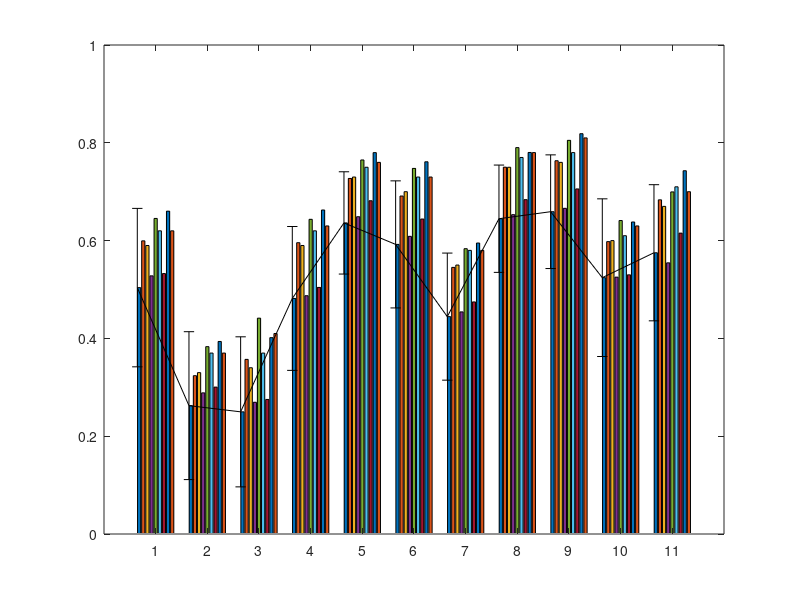

This chart was generated by the following MATLAB code: (Note: this script raises an error after producing the figure.)

% ---------------------------
% Plot for the ninapro subject-dependent test across session grouping tests
% ---------------------------

% Sample placeholder data (22 DOFs x  Models)
% Replace these with your actual data
subjectdata = [...
    0.503875  0.5995   0.59     0.527925  0.645325  0.62     0.532625  0.6602   0.62;
    0.2625    0.323775 0.33     0.28865   0.38315   0.37     0.3004    0.393725 0.37;
    0.249825  0.3571   0.34     0.269425  0.4414    0.37     0.275175  0.40155  0.41;
    0.481725  0.595725 0.59     0.4873    0.643525  0.62     0.50425   0.6626   0.63;
    0.636175  0.7271   0.73     0.648875  0.7649    0.75     0.681525  0.779925 0.76;
    0.59225   0.69115  0.7      0.608725  0.747625  0.73     0.644125  0.761175 0.73;
    0.44455   0.545225 0.55     0.4542    0.583475  0.58     0.4746    0.59505  0.58;
    0.64475   0.750175 0.75     0.653075  0.7902    0.77     0.68375   0.780225 0.78;
    0.6591    0.76335  0.76     0.666025  0.805025  0.78     0.705675  0.818625 0.81;
    0.5242    0.597925 0.6      0.525275  0.641075  0.61     0.530025  0.63805  0.63;
    0.57515   0.6834   0.67     0.55455   0.699575  0.71     0.615275  0.742875 0.7;
    0.63555   0.75115  0.75     0.63235   0.789275  0.78     0.67585   0.78045  0.78;
    0.692025  0.801725 0.81     0.694375  0.8452    0.83     0.756775  0.864825 0.83;
    0.4832    0.616525 0.61     0.4852    0.64845   0.64     0.524375  0.66945  0.64;
    0.4638    0.58975  0.57     0.448525  0.629125  0.59     0.5205    0.642525 0.64;
    0.63515   0.7366   0.74     0.622125  0.779075  0.76     0.672575  0.774475 0.77;
    0.69045   0.793675 0.81     0.697425  0.8405    0.83     0.754575  0.8639   0.83;
    0.531225  0.6356   0.64     0.518575  0.68005   0.65     0.558675  0.697875 0.68;
    0.422325  0.523975 0.5      0.40065   0.542425  0.53     0.44035   0.57255  0.53;
    0.41425   0.50955  0.49     0.43205   0.569175  0.56     0.45415   0.570225 0.51;
    0.409525  0.4401   0.48     0.420925  0.51025   0.46     0.43505   0.483775 0.47;
    0.43745   0.470225 0.46     0.431125  0.49055   0.46     0.43985   0.47195  0.46];

 
subjectstd = [...
    0.1619960727  0.159423481  0.18    0.1549629215  0.13549688  0.13    0.151015144   0.138188871  0.2;
    0.1512201655  0.185156689  0.17    0.1387651678  0.147962842 0.16    0.151290822   0.177248773  0.19;
    0.1534358444  0.162762498  0.18    0.1567432798  0.165641225 0.16    0.1592781614  0.168111829  0.19;
    0.147102439   0.148906783  0.17    0.1432835095  0.131563378 0.12    0.1450797747  0.118911042  0.16;
    0.1045794723  0.095560372  0.1     0.1027157361  0.08453153  0.09    0.09656882427 0.068804214  0.09;
    0.1299314908  0.145286552  0.17    0.1527780336  0.133552964 0.15    0.1275599784  0.136558786  0.15;
    0.1299455409  0.146983426  0.17    0.1447225817  0.174390806 0.2     0.1433136778  0.178744618  0.18;
    0.1097315489  0.087483592  0.1     0.1002014349  0.070120848 0.09    0.09658309827 0.083859922  0.09;
    0.1162388787  0.109803449  0.15    0.1253418889  0.10303335  0.15    0.09038560911 0.089616759  0.13;
    0.1612230816  0.144331418  0.15    0.1583713564  0.139538504 0.16    0.1592012897  0.14209512   0.16;
    0.1391985393  0.140378572  0.13    0.150029903  0.130023644 0.12     0.1227484372  0.115357235  0.15;
    0.1097166397  0.088392931  0.09    0.10011341   0.064168044 0.08     0.1070601437  0.089972346  0.11;
    0.09997858425 0.089382493  0.09    0.1001208725 0.072566221 0.09     0.07366643027 0.072699553  0.10;
    0.129971634  0.135526133  0.14    0.1368804831  0.102400408 0.12     0.1112024459  0.137411594  0.17;
    0.1461883576  0.158194419  0.15    0.1719079938  0.13530463  0.18     0.1453914257  0.129044414  0.14;
    0.1077100929  0.092081848  0.09    0.09737429438 0.072231603 0.09    0.111065905   0.089547864  0.10;
    0.09576251341 0.09299666   0.1     0.1044803717  0.078226823 0.09    0.06974087111 0.066420494  0.11;
    0.1809229171  0.190914238  0.19    0.178629381  0.169007047 0.19     0.187287163   0.17941989   0.20;
    0.1480146194  0.139004609  0.15    0.1584295605  0.134920278 0.14    0.1491389904  0.129478431  0.17;
    0.1137164152  0.131632345  0.16    0.1262926902  0.116268233 0.12    0.1186292544  0.121308356  0.16;
    0.1291691373  0.138796254  0.15    0.1233376411  0.146106345 0.16    0.1222997474  0.121367737  0.16;
    0.1509547309  0.153249836  0.16    0.1506197773  0.190709062 0.19    0.1476300904  0.183199618  0.21];

% Subject (DOF) labels
subjectnames = {'1','2','3','4','5','6','7','8','9','10','11','12','13','14','15','16','17','18','19','20','21','22'};

%% ---------------------------
% Split data into two halves: DOF 1–11 and DOF 12–22
% ---------------------------

% Indices for split
idx1 = 1:11;
idx2 = 12:22;

% First half
data1 = subjectdata(idx1, :);
std1 = subjectstd(idx1, :);
names1 = subjectnames(idx1);

% Second half
data2 = subjectdata(idx2, :);
std2 = subjectstd(idx2, :);
names2 = subjectnames(idx2);

% ---------------------------
% Plot 1: DOF 1–11
% ---------------------------
figure;
b1 = bar(data1, 'grouped');
hold on
[ngroups, nbars] = size(data1);
groupwidth = min(0.8, nbars/(nbars + 1.5));
for i = 1:nbars
    x = (1:ngroups) - groupwidth/2 + (2*i-1) * groupwidth / (2*nbars);
    errorbar(x, data1(:,i), std1(:,i), 'k', 'linestyle', 'none', 'LineWidth', 0.8);
end
yline(0.6, 'r--', 'LineWidth', 2)
set(gca, 'xtick', 1:ngroups, 'xticklabel', names1)
xlabel('DOF');
ylabel('Average CC');
title('Decoding Performance Across 22 DOFs Using LSTM model for E1');
legend({'2 Features-1 TS','2 Features-15 TS', '2 Features-25 TS', '5 Features-1 TS','5 Features-15 TS', '5 Features-25 TS', '8 Features-1 TS','8 Features-15 TS', '8 Features-25 TS'}, ...
       'Location', 'northeastoutside');
hold off

% ---------------------------
% Plot 2: DOF 12–22
% ---------------------------
figure;
b2 = bar(data2, 'grouped');
hold on
[ngroups, nbars] = size(data2);
groupwidth = min(0.8, nbars/(nbars + 1.5));
for i = 1:nbars
    x = (1:ngroups) - groupwidth/2 + (2*i-1) * groupwidth / (2*nbars);
    errorbar(x, data2(:,i), std2(:,i), 'k', 'linestyle', 'none', 'LineWidth', 0.8);
end
yline(0.6, 'r--', 'LineWidth', 2)
set(gca, 'xtick', 1:ngroups, 'xticklabel', names2)
xlabel('DOF');
ylabel('Average CC');
title('Decoding Performance Across 22 DOFs Using LSTM model for E1');
legend({'2 Features-1 TS','2 Features-15 TS', '2 Features-25 TS', '5 Features-1 TS','5 Features-15 TS', '5 Features-25 TS', '8 Features-1 TS','8 Features-15 TS', '8 Features-25 TS'}, ...
       'Location', 'northeastoutside');
hold off


% %Plot for the ninapro subject dependant test, across session 
% 
% subjectdata = [...
%     0.60  0.64;
%     0.53  0.58;
%     0.50  0.57;
%     0.65  0.70;
%     0.68  0.72;
%     0.72  0.77;
%     0.66  0.69;
%     0.69  0.73;
%     0.75  0.79;
%     0.65  0.70;
%     0.70  0.73;
%     0.68  0.72;
%     0.78  0.82;
%     0.62  0.68;
%     0.64  0.67;
%     0.66  0.71;
%     0.77  0.80;
%     0.73  0.77;
%     0.59  0.61;
%     0.54  0.58;
%     0.56  0.60;
%     0.63  0.68];
% 
% subjectstd = [...
%     0.10  0.12;
%     0.13  0.15;
%     0.20  0.15;
%     0.10  0.11;
%     0.11  0.09;
%     0.11  0.07;
%     0.13  0.12;
%     0.11  0.11;
%     0.10  0.08;
%     0.13  0.13;
%     0.11  0.08;
%     0.11  0.09;
%     0.09  0.08;
%     0.15  0.14;
%     0.11  0.10;
%     0.13  0.11;
%     0.09  0.09;
%     0.12  0.12;
%     0.11  0.12;
%     0.13  0.11;
%     0.17  0.14;
%     0.16  0.13];
% 
% 
% 
% 
% subjectnames = {'1','2','3','4','5','6','7','8','9','10','11','12','13','14','15','16','17','18','19','20','21','22'};
% 
% % Create grouped bar chart
% figure;
% b = bar(subjectdata, 'grouped');
% hold on
% 
% % Get the number of groups and bars per group
% [ngroups, nbars] = size(subjectdata);
% % Calculate x-coordinates for error bars
% groupwidth = min(0.8, nbars/(nbars + 1.5));
% for i = 1:nbars
%     x = (1:ngroups) - groupwidth/2 + (2*i-1) * groupwidth / (2*nbars);
%     errorbar(x, subjectdata(:,i), subjectstd(:,i), 'k', 'linestyle', 'none', 'LineWidth', 0.8);
% end
% 
% % Add red dotted horizontal line
% yline(0.6, 'r--', 'LineWidth', 2)
% 
% hold off
% 
% set(gca, 'xtick', 1:ngroups, 'xticklabel', subjectnames)
% xlabel('DOF');
% ylabel('Average CC');
% title('Decoding performance Across 22 DOFs Using CNN-LSTM model For combined sessions');
% legend({'2 Features', '8 Features'}, 'Location', 'NorthWest');
% 
% 
% 
% 
% 
% 
% 
% 
% 
% 

% %plot for ninapro subject dependant test , within session 
% %session for multiple features and multiple TS
% subjectdata = [...
%     0.80  0.79;
%     0.75  0.73;
%     0.69  0.70;
%     0.81  0.79;
%     0.74  0.77;
%     0.71  0.73;
%     0.74  0.75;
%     0.77  0.78;
%     0.79  0.78;
%     0.70  0.70;
%     0.82  0.81;
%     0.79  0.80;
%     0.80  0.80;
%     0.76  0.76;
%     0.75  0.78;
%     0.79  0.80;
%     0.77  0.77;
%     0.73  0.73;
%     0.78  0.78;
%     0.74  0.74;
%     0.76  0.76;
%     0.78  0.77];
% 
% 
% 
% 
% 
% 
% % Corresponding standard deviations
% subjectstd = [...
%     0.07  0.09;
%     0.09  0.10;
%     0.10  0.09;
%     0.09  0.12;
%     0.08  0.10;
%     0.11  0.10;
%     0.10  0.09;
%     0.08  0.08;
%     0.09  0.09;
%     0.12  0.15;
%     0.08  0.08;
%     0.07  0.09;
%     0.09  0.09;
%     0.10  0.12;
%     0.10  0.09;
%     0.09  0.10;
%     0.09  0.09;
%     0.15  0.13;
%     0.08  0.10;
%     0.09  0.10;
%     0.09  0.10;
%     0.13  0.13];
% 
% 
% 
% 
% 
% 
% 
% subjectnames = {'1','2','3','4','5','6','7','8','9','10','11','12','13','14','15','16','17','18','19','20','21','22'};
% 
% % Create grouped bar chart
% figure;
% b = bar(subjectdata, 'grouped');
% hold on
% 
% % Get the number of groups and bars per group
% [ngroups, nbars] = size(subjectdata);
% % Calculate x-coordinates for error bars
% groupwidth = min(0.8, nbars/(nbars + 1.5));
% for i = 1:nbars
%     x = (1:ngroups) - groupwidth/2 + (2*i-1) * groupwidth / (2*nbars);
%     errorbar(x, subjectdata(:,i), subjectstd(:,i), 'k', 'linestyle', 'none', 'LineWidth', 0.8);
% end
% 
% % Add red dotted horizontal line
% yline(0.6, 'r--', 'LineWidth', 2)
% 
% hold off
% 
% set(gca, 'xtick', 1:ngroups, 'xticklabel', subjectnames)
% xlabel('DOF');
% ylabel('Average CC');
% title('Decoding performance Across 22 DOFs Using CNN-LSTM model For E2 and 5 Features');
% legend({'15 TS', '25 TS'}, 'Location', 'NorthWest');
